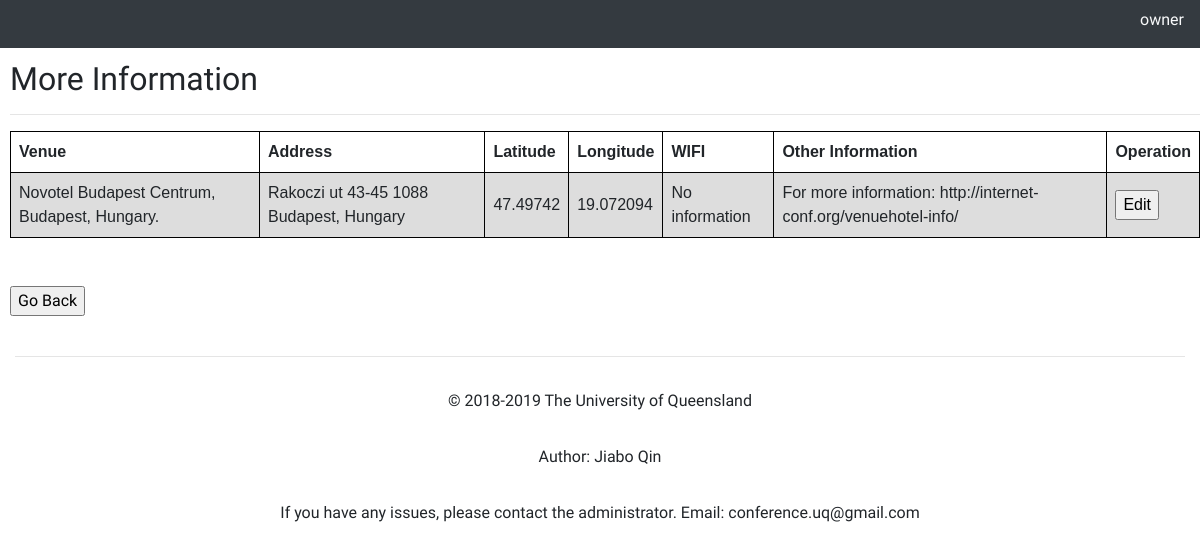
The page /uploading-2.0/more_info_list.php (signed in) on the database its author committed.
### tables this page shows
CREATE TABLE `OTHER_INFO` (
  `Info_ID` int(11) NOT NULL,
  `Con_ID` int(11) NOT NULL,
  `Info_Location` varchar(1000) NOT NULL,
  `Info_Address` varchar(500) NOT NULL,
  `Info_Latitude` double NOT NULL,
  `Info_Longitude` double NOT NULL,
  `Info_LatitudeDelta` double NOT NULL,
  `Info_LongitudeDelta` double NOT NULL,
  `Info_WIFI` varchar(1000) NOT NULL,
  `Info_Other` varchar(1000) NOT NULL
);

### uploading-2.0/more_info_list.php (the view, shortened to what this page needs)
<!DOCTYPE HTML>
<html>
<head>
  <?php
  include('templates/header.php');
  include('templates/nav.php');
  $Admin_ID = $_SESSION['User_ID'];
  ?>
  <?php
  $sql = "SELECT * FROM OTHER_INFO WHERE Con_ID = '$Admin_ID'";
  $result = mysqli_query($conn, $sql);
  echo "<div style='margin-top:5%; margin-left:10px'>";
  echo "<h2>More Information</h2>";
  echo "<hr />";
  if (mysqli_num_rows($result) > 0) {
    echo '<table>
    <tr>
      <th>Venue</th>
      <th>Address</th>
      <th>Latitude</th>
      <th>Longitude</th>
      <th>WIFI</th>
      <th>Other Information</th>
      <th>Operation</th>
    </tr>';
      while($row = mysqli_fetch_assoc($result)) {
        echo '
          <tr>
            <td>'. $row["Info_Location"]. '</td>
            <td>'. $row["Info_Address"]. '</td>
            <td>'. $row["Info_Latitude"]. '</td>
            <td>'. $row["Info_Longitude"]. '</td>
            <td>'. $row["Info_WIFI"]. '</td>
            <td>'. $row["Info_Other"]. '</td>
            <td>
            <a href="more_info_edit.php"><input type="button" value="Edit" name="Add User"></a>
            </td>
          </tr>
        </table>
        <br>
        ';
      }
  } else {
      echo '0 results
      <br>
      <a href="more_info_add.php"><input type="button" value="Add" name="Add User"></a><br>';
  }
  echo '<br><a href="main_page.php"><input type="button" value="Go Back" name="Add User"></a>';
  echo "</div>";
  ?>
  <?php
  include('templates/footer.php');
  ?>

### uploading-2.0/templates/nav.php (style rules this page uses)
body { margin: 0; font-family: Arial, Helvetica, sans-serif; }

### uploading-2.0/more_info_list.php (style rules this page uses)
table { font-family: arial, sans-serif; border-collapse: collapse; width: 100%; }
td, th { border: 1px solid #000000; text-align: left; padding: 8px; }
tr:nth-child(even) { background-color: #dddddd; }

### rows shown on the page
other_info: Info_Location "Novotel Budapest Centrum, Budapest, Hungary.", Info_Address "Rakoczi ut 43-45 1088 Budapest, Hungary", Info_Latitude "47.49742", Info_Longitude "19.072094", Info_WIFI "No information", Info_Other "For more information: http://internet-conf.org/venuehotel-info/"

### other values the page prints
$_SESSION['Username'] "owner"
